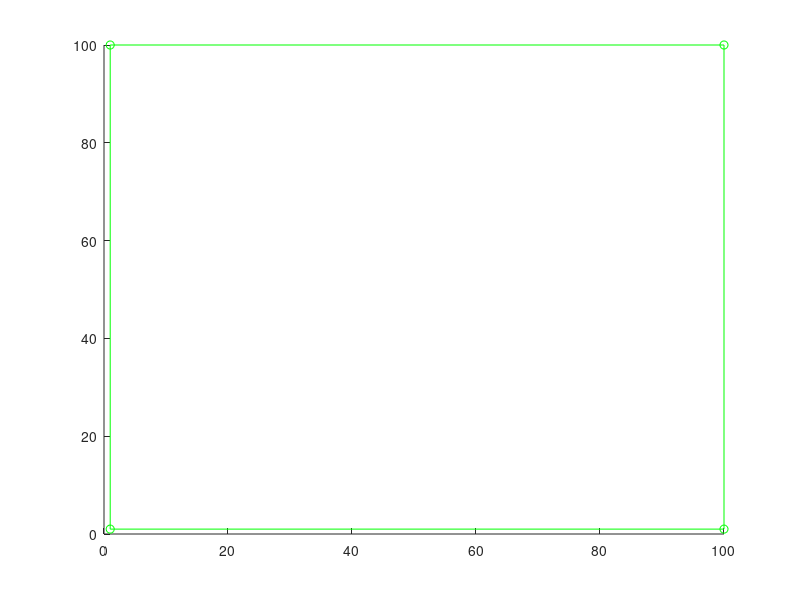

Reproduce this figure in MATLAB.
function boundaryViz()
a = [1 1];
b = [100 100];
c = [1 100];
m = [1 1 100 100];
n = [1 100 100 1];
hold on
plot(a,c,'g');
plot(b,c,'g');
plot(c,b,'g');
plot(c,a,'g');
scatter(m,n,'g','o');
end